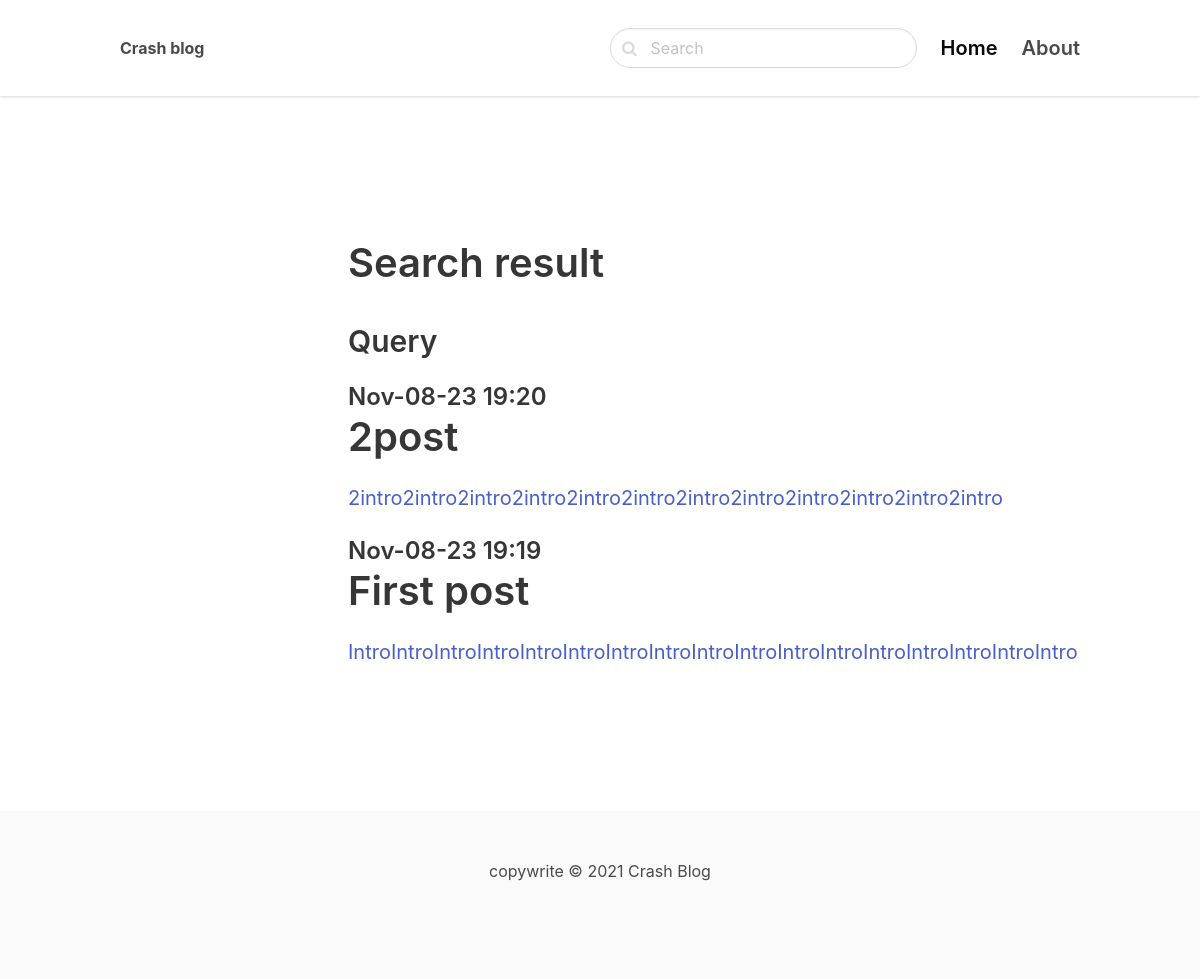
The app's page /search/ with its own data.
### blog/models.py (models this page shows, shortened)
class Post(models.Model):
     ACTIVE = 'active'
     DRAFT = 'draft'
     CHOICES_STATUS = (
          (ACTIVE, 'Active'),
          (DRAFT, 'Draft'),
     )
     category = models.ForeignKey(Category, related_name='posts', on_delete=models.CASCADE)
     title = models.CharField(max_length=255)
     slug = models.SlugField()
     intro = models.TextField()
     body = models.TextField()
     created_at = models.DateTimeField(auto_now_add=True)
     status = models.CharField(max_length=10, choices=CHOICES_STATUS, default=DRAFT)
     image = models.ImageField(upload_to='posts', null=True, blank=True)
     class Meta:
        ordering = ('-created_at',)

### blog/views.py (the view)
# urls.py: path('search/', views.search, name='search'),
def search(request):
     query = request.GET.get('query', '')
     posts = Post.objects.filter(Q(title__icontains=query) | Q(intro__icontains=query) | Q(body__icontains=query))
     return render(request, 'blog/search.html', {'posts': posts, 'query': query})

### blog/templates/blog/search.html (shortened to what this page needs)
{% extends 'core/base.html' %}
{% block content %}
<section class="hero">
     <div class="hero-body">
          <div class="container">
               <section class="section">
                    <div class="columns">
                         <div class="column is-8 is-offset-2">
                              <div class="content is-medium">
                                   <h1>Search result</h1>
                                   <h3>Query{{ post.intro }}</h3>
                              </div>
                              {% for post in posts %}
                                   <div class="content is-medium">
                                        <a href="{% url 'post_detail' post.category.slug post.slug %}">
                                             <h2 class="subtitle is-4">{{ post.created_at | date:'M-d-y H:i' }}</h2>
                                             <h1 class="title">{{ post.title }}</h1>
                                             <p>{{ post.intro }}</p>
                                        </a>
                                   </div>
                              {% empty %}
                                   <div class="content">
                                        <p>
                                             There are no posts in this category yet.
                                        </p>
                                   </div>
                              {% endfor %}
                         </div>
                    </div>
               </section>
          </div>
     </div>
</section>
{% endblock %}'

### core/templates/core/base.html (shortened to what this page needs)
<!DOCTYPE html>
<html>
  <head>
    <link rel="stylesheet" href="https://unpkg.com/bulma@0.9.2/css/bulma.min.css" />
    <link href="https://stackpath.bootstrapcdn.com/font-awesome/4.7.0/css/font-awesome.min.css" rel="stylesheet">
  </head>
  <body>
    <nav class="navbar">
      <div class="container">
        <div class="navbar-brand">
          <a class="navbar-item" href="/">
            <strong>Crash blog</strong>
          </a>
        </div>
        <div id="navbarMenu" class="navbar-menu">
          <div class="navbar-end">
            <div class=" navbar-item">
              <form method="get" action="{% url 'search' %}">
                <div class="control has-icons-left">
                  <input class="input is-rounded" name="query" type="text" placeholder="Search">
                  <span class="icon is-left">
                  </span>
                </div>
              </form>
            </div>
            <a href="/" class="navbar-item is-active is-size-5 has-text-weight-semibold">
              Home
            </a>
            <a href="{% url 'about' %}" class="navbar-item is-size-5 has-text-weight-semibold">
              About
            </a>
          </div>
        </div>
      </div>
    </nav>
    <section class="section">
      <div class="container">
        {% block content %}
        {% endblock %}
      </div>
    </section>
    <footer class="footer">
      <div class="content has-text-centered">
        <p>
          copywrite &copy; 2021 Crash Blog
        </p>
      </div>
    </footer>
  </body>
</html>

### core/templates/core/base.html (style rules this page uses)
nav.navbar { height: 6rem !important; box-shadow: 0 1px 3px 0 rgba(0, 0, 0, .1), 0 1px 2px 0 rgba(0, 0, 0, .06) !important; }

### records on screen
Post: created_at "Nov-08-23 19:20", title "2post", intro "2intro2intro2intro2intro2intro2intro2intro2intro2intro2intro2intro2intro"
Post: created_at "Nov-08-23 19:19", title "First post", intro "IntroIntroIntroIntroIntroIntroIntroIntroIntroIntroIntroIntroIntroIntroIntroIntroIntro"
